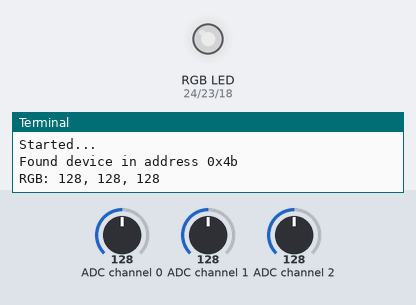
The program below on a simulated Raspberry Pi (BCM pin numbers). Parts: an RGB LED mixed from three pins (HIGH = lit), the last lines printed to the terminal. The inputs (shaded band) are chosen by the test bench; at power-on: ADC channel 0 = 128, ADC channel 1 = 128, ADC channel 2 = 128 (analog values on the 0–255 scale). Dim RGB values are drawn brighter than linear.

Above: at 1.2 s.
1.3 s: ADC channel 0 set to 76
At 2.1 s:
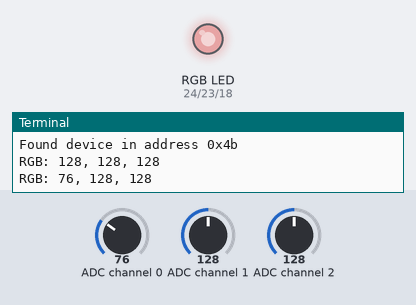
2.8 s: ADC channel 1 set to 76
At 4.0 s:
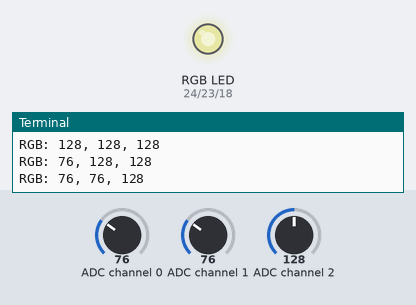
4.3 s: ADC channel 2 set to 76
At 4.7 s:
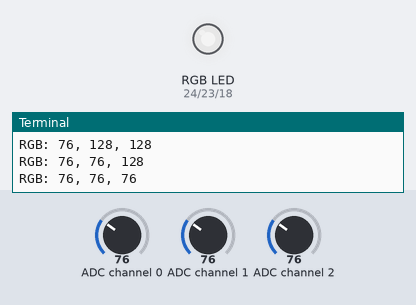
5.8 s: ADC channel 0 set to 30
At 6.5 s:
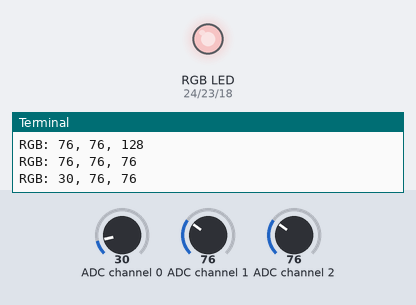
7.3 s: ADC channel 1 set to 30
At 8.4 s:
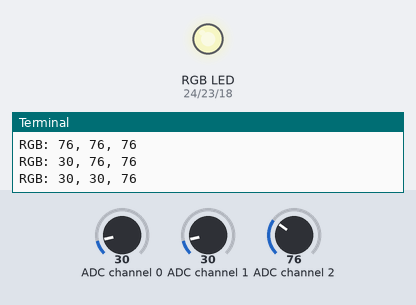
8.8 s: ADC channel 2 set to 30
At 10.2 s:
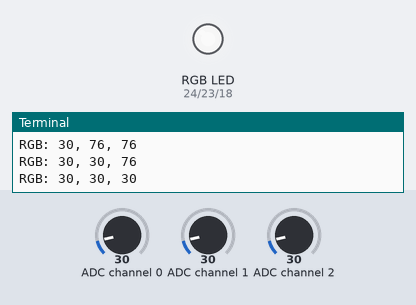
Timing chart, 0 to 11.3 s (numbered marks = the images above; inputs shaded):
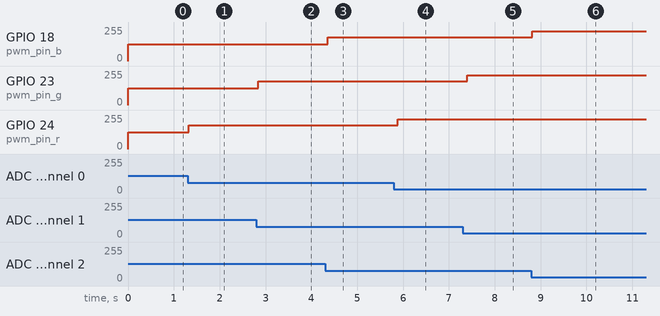

Measured:
- after the input at 1.3 s, GPIO 24 (pwm_pin_r): 127/255 → 179/255 at once
- after the input at 2.8 s, GPIO 23 (pwm_pin_g): 127/255 → 179/255 at once
- after the input at 4.3 s, GPIO 18 (pwm_pin_b): 127/255 → 179/255 after 0.06 s
- after the input at 5.8 s, GPIO 24 (pwm_pin_r): 179/255 → 225/255 after 0.08 s
- after the input at 7.3 s, GPIO 23 (pwm_pin_g): 179/255 → 225/255 after 0.10 s
- after the input at 8.8 s, GPIO 18 (pwm_pin_b): 179/255 → 225/255 at once

The program:

008-potentiometer-led.py
```python
import RPi.GPIO as GPIO
import time
from lib import adc

pwm_pin_r = 24
pwm_pin_g = 23
pwm_pin_b = 18
pwm_pins = [pwm_pin_r, pwm_pin_g, pwm_pin_b]
pwm_freq = 2000  # 2000 Hz

pwm_r = None
pwm_g = None
pwm_b = None

adc_module = None
value_r = None
value_g = None
value_b = None


def init():
    global adc_module

    adc_module = adc.detect_module()
    if not adc_module:
        exit(-1)

    global pwm_r, pwm_g, pwm_b

    GPIO.setmode(GPIO.BCM)
    GPIO.setup(pwm_pins, GPIO.OUT)
    GPIO.output(pwm_pins, GPIO.HIGH)

    pwm_r = GPIO.PWM(pwm_pin_r, pwm_freq)
    pwm_r.start(100)
    pwm_g = GPIO.PWM(pwm_pin_g, pwm_freq)
    pwm_g.start(100)
    pwm_b = GPIO.PWM(pwm_pin_b, pwm_freq)
    pwm_b.start(100)


def loop():
    global value_r, value_g, value_b
    while True:
        value_0 = adc_module.read(0)
        value_1 = adc_module.read(1)
        value_2 = adc_module.read(2)
        if value_0 != value_r or value_1 != value_g or value_2 != value_b:
            value_r = value_0
            value_g = value_1
            value_b = value_2
            pwm_r.ChangeDutyCycle((255.0 - value_r) / 255.0 * 100.0)
            pwm_g.ChangeDutyCycle((255.0 - value_g) / 255.0 * 100.0)
            pwm_b.ChangeDutyCycle((255.0 - value_b) / 255.0 * 100.0)
            print("RGB: %d, %d, %d" % (value_r, value_g, value_b))
        time.sleep(0.1)


def destroy():
    if adc_module:
        adc_module.close()
    if pwm_r:
        pwm_r.stop()
    if pwm_g:
        pwm_g.stop()
    if pwm_b:
        pwm_b.stop()
    GPIO.cleanup()


if __name__ == "__main__":
    print("Started...")
    init()
    try:
        loop()
    except KeyboardInterrupt:
        print("Stopped after a keyboard interrupt...")
    finally:
        destroy()
```

adc.py
```python
import smbus

ADS7830_ADDRESS = 0x4B


def detect_module():
    bus = smbus.SMBus(1)

    def check_i2c_address(address):
        try:
            bus.write_byte(address, 0)
            print("Found device in address 0x%x" % (address))
            return True
        except:
            print("Not found device in address 0x%x" % (address))
            return False

    if check_i2c_address(ADS7830_ADDRESS):
        return ADS7830(bus)
    else:
        bus.close()
        print("No ADC module detected, try checking with 'i2cdetect -y 1'")
        return None


class AdcModule(object):
    def __init__(self, cmd, address, bus):
        self.cmd = cmd
        self.address = address
        self.bus = bus

    def read(self, channel):
        pass

    def close(self):
        self.bus.close()


class ADS7830(AdcModule):
    def __init__(self, bus):
        super().__init__(cmd=0x84, address=ADS7830_ADDRESS, bus=bus)

    def read(self, channel):
        if channel < 0 or channel > 7:
            raise Exception(f"Incorrect channel {channel}")
        return self.bus.read_byte_data(
            self.address, self.cmd | (((channel << 2 | channel >> 1) & 0x07) << 4)
        )
```
